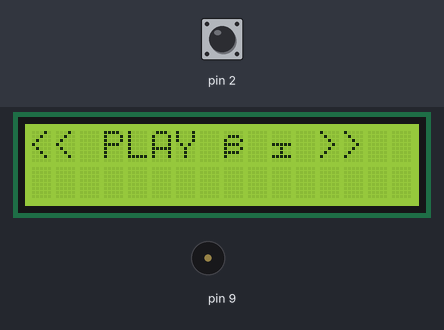
Recording of a sketch running on a simulated Arduino Uno, built with avr-gcc and run on an emulated ATmega328P. Parts: 16×2 character LCD, buzzer (waves = sounding). The inputs (shaded band) are chosen by the test bench; at power-on: pin 2 HIGH.

Above: at 1.2 s.
1.3 s: pin 2 pulled LOW for 0.15 s
At 1.7 s:
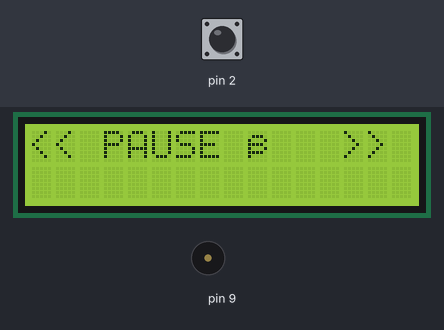
2.9 s: pin 2 pulled LOW for 1 s
At 3.4 s:
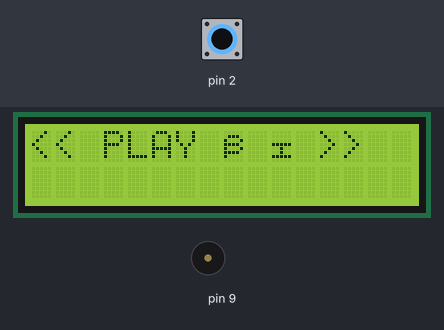
4.5 s: pin 2 pulled LOW for 3.2 s
At 5.2 s:
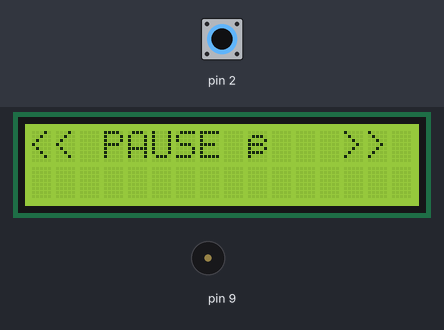
Timing chart, 0 to 7.5 s (numbered marks = the images above; inputs shaded):
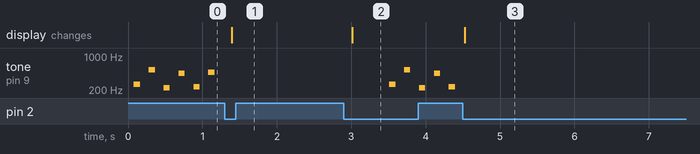

Measured:
- after the input at 1.3 s, tone on pin 9: stops changing and stays silent; the display: changes after 0.10 s (image 1)
- after the input at 2.9 s, tone on pin 9: plays 262 Hz for 0.08 s, 523 Hz for 0.08 s, 220 Hz for 0.08 s, 440 Hz for 0.08 s, 233 Hz for 0.08 s, starting after 0.61 s; the display: changes after 0.11 s (image 2)
- after the input at 4.5 s, tone on pin 9: stops changing and stays silent; the display: changes at once (image 3)
- by itself, tone on pin 9: plays 262 Hz for 0.08 s, 523 Hz for 0.08 s, 220 Hz for 0.08 s, 440 Hz for 0.08 s, 233 Hz for 0.08 s, 466 Hz for 0.08 s

The sketch:

ex29_create_Melody_Class.ino
```cpp
#include <BUTTON.h>
#include <Melody.h>
#include <MiniCom.h>
#include "pirates.h"

MiniCom com;
Melody melody(9, notes, durations, length);
BUTTON btn(2);

void setup() {
  // put your setup code here, to run once:
  com.init();
  btn.setCallBack(btnPressed);
  melody.play();
  com.print(0, "<< PLAY ♪ >>");
}

void loop() {
  // put your main code here, to run repeatedly:
  com.run();
  melody.run();
  btn.check();
}

void btnPressed() {
  boolean bplay = melody.toggle(true);
  if (bplay) {
    com.print(0, "<< PLAY ♪ >>");
  }
  else {
    com.print(0, "<< PAUSE ● >>");
  }
}
```

pirates.h
```cpp
#include "pitches.h"

int notes[] = {
  NOTE_C4, NOTE_C5, NOTE_A3, NOTE_A4,NOTE_AS3, NOTE_AS4, 0, 0,
  NOTE_C4, NOTE_C5, NOTE_A3, NOTE_A4, NOTE_AS3, NOTE_AS4, 0,0,
  NOTE_F3, NOTE_F4, NOTE_D3, NOTE_D4,NOTE_DS3, NOTE_DS4, 0, 0,
  NOTE_F3, NOTE_F4, NOTE_D3, NOTE_D4,NOTE_DS3, NOTE_DS4, 0,
  0, NOTE_DS4, NOTE_CS4, NOTE_D4,
  NOTE_CS4, NOTE_DS4, NOTE_DS4, NOTE_GS3, NOTE_G3, NOTE_CS4,
  NOTE_C4, NOTE_FS4, NOTE_F4, NOTE_E3, NOTE_AS4, NOTE_A4,
  NOTE_GS4, NOTE_DS4, NOTE_B3,  NOTE_AS3, NOTE_A3, NOTE_GS3,0, 0, 0
};

int durations[] = {
  12, 12, 12, 12,12, 12, 6,3,
  12, 12, 12, 12, 12, 12, 6, 3,
  12, 12, 12, 12, 12, 12, 6,
  3, 12, 12, 12, 12,
  12, 12, 6, 6, 18, 18, 18,
  6, 6, 6, 6,6, 6,
  18, 18, 18, 18, 18, 18, 10, 10, 10,
  10, 10, 10, 3, 3, 3
};

int length = sizeof(notes) / sizeof(int); // notes 배열의 전체 길이
```

pitches.h
```cpp
#define NOTE_B0 31
#define NOTE_C1 33
#define NOTE_CS1 35
#define NOTE_D1 37
#define NOTE_DS1 39
#define NOTE_E1 41
#define NOTE_F1 44
#define NOTE_FS1 46
#define NOTE_G1 49
#define NOTE_GS1 52
#define NOTE_A1 55
#define NOTE_AS1 58
#define NOTE_B1 62
#define NOTE_C2 65
#define NOTE_CS2 69
#define NOTE_D2 73
#define NOTE_DS2 78
#define NOTE_E2 82
#define NOTE_F2 87
#define NOTE_FS2 93
#define NOTE_G2 98
#define NOTE_GS2 104
#define NOTE_A2 110
#define NOTE_AS2 117
#define NOTE_B2 123
#define NOTE_C3 131
#define NOTE_CS3 139
#define NOTE_D3 147
#define NOTE_DS3 156
#define NOTE_E3 165
#define NOTE_F3 175
#define NOTE_FS3 185
#define NOTE_G3 196
#define NOTE_GS3 208
#define NOTE_A3 220
#define NOTE_AS3 233
#define NOTE_B3 247
#define NOTE_C4 262
#define NOTE_CS4 277
#define NOTE_D4 294
#define NOTE_DS4 311
#define NOTE_E4 330
#define NOTE_F4 349
#define NOTE_FS4 370
#define NOTE_G4 392
#define NOTE_GS4 415
#define NOTE_A4 440
#define NOTE_AS4 466
#define NOTE_B4 494
#define NOTE_C5 523
#define NOTE_CS5 554
#define NOTE_D5 587
#define NOTE_DS5 622
#define NOTE_E5 659
#define NOTE_F5 698
#define NOTE_FS5 740
#define NOTE_G5 784
#define NOTE_GS5 831
#define NOTE_A5 880
#define NOTE_AS5 932
#define NOTE_B5 988
#define NOTE_C6 1047
#define NOTE_CS6 1109
#define NOTE_D6 1175
#define NOTE_DS6 1245
#define NOTE_E6 1319
#define NOTE_F6 1397
#define NOTE_FS6 1480
#define NOTE_G6 1568
#define NOTE_GS6 1661
#define NOTE_A6 1760
#define NOTE_AS6 1865
#define NOTE_B6 1976
#define NOTE_C7 2093
#define NOTE_CS7 2217
#define NOTE_D7 2349
#define NOTE_DS7 2489
#define NOTE_E7 2637
#define NOTE_F7 2794
#define NOTE_FS7 2960
#define NOTE_G7 3136
#define NOTE_GS7 3322
#define NOTE_A7 3520
#define NOTE_AS7 3729
#define NOTE_B7 3951
#define NOTE_C8 4186
#define NOTE_CS8 4435
#define NOTE_D8 4699
#define NOTE_DS8 4978
```
